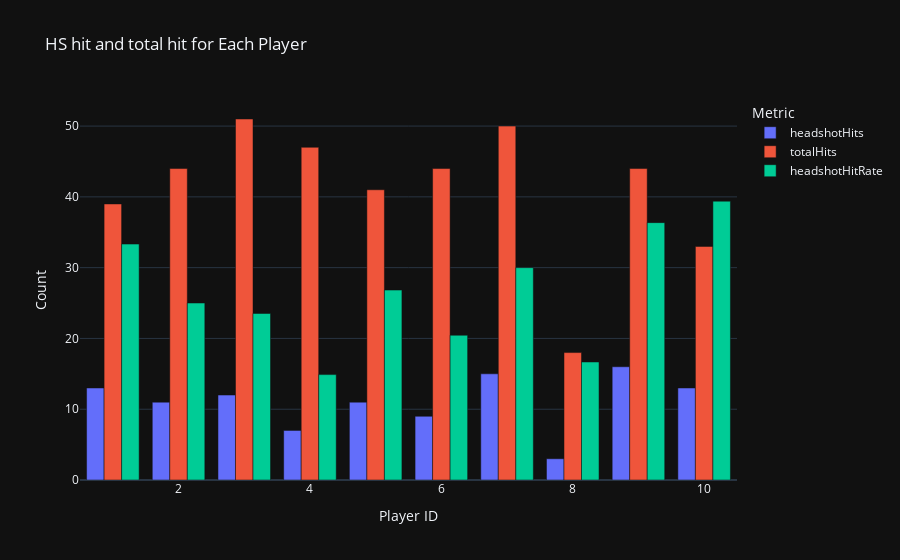

The cell this chart's notebook holds for it:
### Code cell
fig = px.bar(
    player_hs_stats,
    x='causerID',
    y=['headshotHits', 'totalHits', 'headshotHitRate'],
    labels={
        "causerID": "Player ID",
        "value": "Count",
        "variable": "Metric"
    },
    color_continuous_scale="Viridis",
    title="HS hit and total hit for Each Player"
)

fig.update_layout(barmode='group')

fig.show()

### Figure 1 — Plotly figure (JSON) as saved in the notebook; plotly's stock layout.template omitted (floating-point values rounded to 4 significant figures)
{"data": [{"alignmentgroup": "True", "hovertemplate": "Metric=headshotHits<br>Player ID=%{x}<br>Count=%{y}<extra></extra>", "legendgroup": "headshotHits", "marker": {"color": "#636efa", "pattern": {"shape": ""}}, "name": "headshotHits", "offsetgroup": "headshotHits", "orientation": "v", "showlegend": true, "textposition": "auto", "type": "bar", "x": [1, 2, 3, 4, 5, 6, 7, 8, 9, 10], "xaxis": "x", "y": [13, 11, 12, 7, 11, 9, 15, 3, 16, 13], "yaxis": "y"}, {"alignmentgroup": "True", "hovertemplate": "Metric=totalHits<br>Player ID=%{x}<br>Count=%{y}<extra></extra>", "legendgroup": "totalHits", "marker": {"color": "#EF553B", "pattern": {"shape": ""}}, "name": "totalHits", "offsetgroup": "totalHits", "orientation": "v", "showlegend": true, "textposition": "auto", "type": "bar", "x": [1, 2, 3, 4, 5, 6, 7, 8, 9, 10], "xaxis": "x", "y": [39, 44, 51, 47, 41, 44, 50, 18, 44, 33], "yaxis": "y"}, {"alignmentgroup": "True", "hovertemplate": "Metric=headshotHitRate<br>Player ID=%{x}<br>Count=%{y}<extra></extra>", "legendgroup": "headshotHitRate", "marker": {"color": "#00cc96", "pattern": {"shape": ""}}, "name": "headshotHitRate", "offsetgroup": "headshotHitRate", "orientation": "v", "showlegend": true, "textposition": "auto", "type": "bar", "x": [1, 2, 3, 4, 5, 6, 7, 8, 9, 10], "xaxis": "x", "y": [33.33, 25, 23.53, 14.89, 26.83, 20.45, 30, 16.67, 36.36, 39.39], "yaxis": "y"}], "layout": {"barmode": "group", "legend": {"title": {"text": "Metric"}, "tracegroupgap": 0}, "title": {"text": "HS hit and total hit for Each Player"}, "xaxis": {"anchor": "y", "domain": [0, 1], "title": {"text": "Player ID"}}, "yaxis": {"anchor": "x", "domain": [0, 1], "title": {"text": "Count"}}}}
